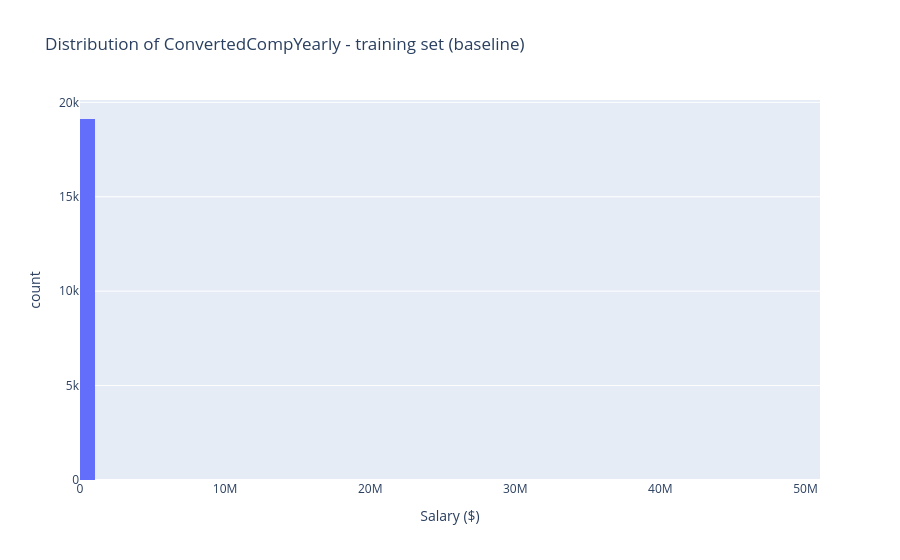

Here is the notebook cell this chart was saved with:
### Code cell
fig = px.histogram(
    train_data,
    x=TARGET,
    nbins=60,
    title="Distribution of ConvertedCompYearly - training set (baseline)",
    labels={TARGET: "Salary ($)"},
)
fig.update_layout(showlegend=False)
fig.show()

### Figure 1 — Plotly figure (JSON) as saved in the notebook; plotly's stock layout.template omitted (floating-point values rounded to 4 significant figures; data arrays with more than 128 entries replaced by an {"elided": "..."} marker saying what was removed)
{"data": [{"bingroup": "x", "hovertemplate": "Salary ($)=%{x}<br>count=%{y}<extra></extra>", "legendgroup": "", "marker": {"color": "#636efa", "pattern": {"shape": ""}}, "name": "", "nbinsx": 60, "orientation": "v", "showlegend": false, "type": "histogram", "x": {"elided": "19157 float values"}, "xaxis": "x", "yaxis": "y"}], "layout": {"barmode": "relative", "legend": {"tracegroupgap": 0}, "showlegend": false, "title": {"text": "Distribution of ConvertedCompYearly - training set (baseline)"}, "xaxis": {"anchor": "y", "domain": [0, 1], "title": {"text": "Salary ($)"}}, "yaxis": {"anchor": "x", "domain": [0, 1], "title": {"text": "count"}}}}
